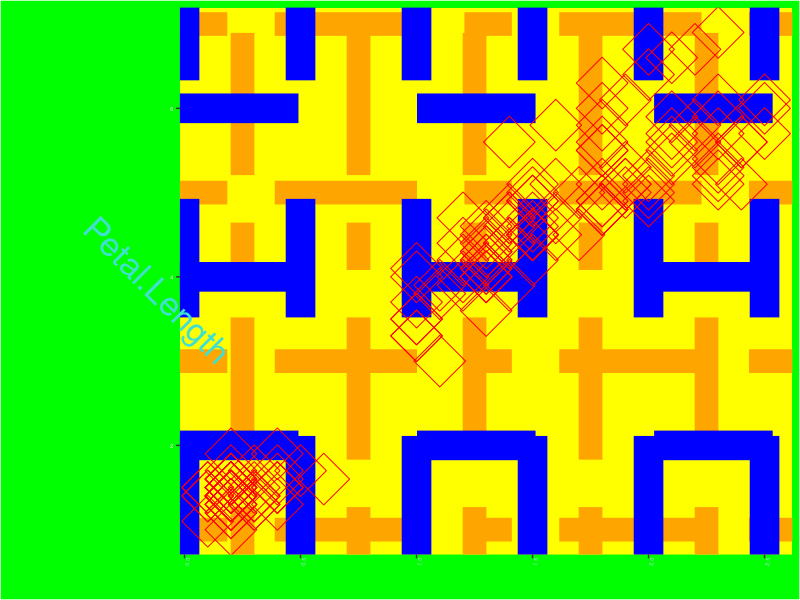

This figure's R source:
library(tidyverse)
dat <- iris


ugly_plot<- 
dat %>%
  ggplot(aes(x = Petal.Width, 
             y = Petal.Length)) + 
  geom_point(color = "red", size = 12, shape = 5) + 
  theme(panel.background = element_rect(fill = "#FFFF00"),
        axis.title.x = element_text(size = 2, 
                                    angle = 75,
                                    vjust = .3, 
                                    colour = "green"), 
        axis.text.x = element_text(color = "lightblue", 
                                   size = 4, 
                                   angle = 83,), 
        axis.title.y = element_text(size = 25, 
                                    color = "turquoise", 
                                    angle = -45), 
        axis.text.y = element_text(color = "white", 
                                   size = 4, 
                                   angle = 2), 
        plot.background = element_rect(fill = "green"), 
        panel.grid.major = element_line(color = "blue", 
                                        linetype = "dashed", 
                                        size = 10), 
        panel.grid.minor = element_line(size = 8, 
                                        color = "orange", 
                                        linetype = "twodash"))
ggsave("ugly_plot.png", width = 6, height = 4, dpi = 300)        
